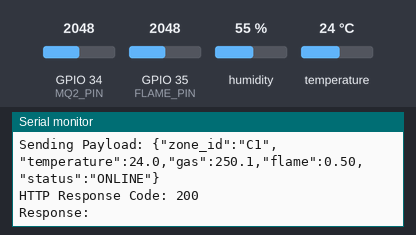
A sketch run on a simulated ESP32. Shown: the last lines printed to the serial monitor. The inputs (shaded band) are chosen by the test bench; at power-on: temperature 24 °C, GPIO 34 (MQ2_PIN) = 2048, GPIO 35 (FLAME_PIN) = 2048, humidity 55 %. WiFi joins after 1.5 s; servers stay silent unless stated; uploads are accepted with an empty reply.

Above: at 3.7 s.
3.8 s: temperature set to 12 °C
At 4.87 s:
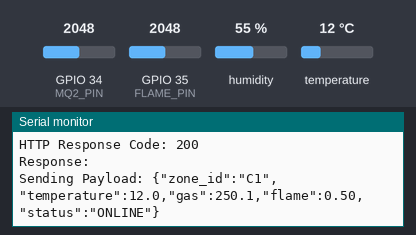
6.7 s: GPIO 34 (MQ2_PIN) set to 2866
At 8.5 s:
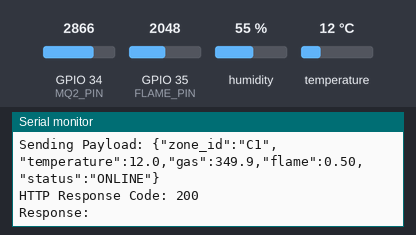
9.6 s: GPIO 35 (FLAME_PIN) set to 2866
At 12.3 s:
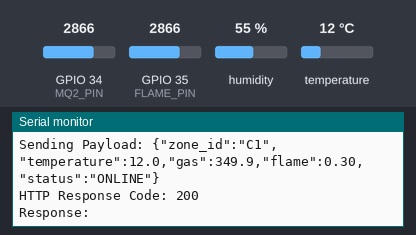
12.5 s: temperature set to 19 °C
At 14.5 s:
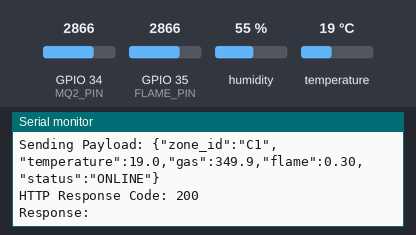
15.4 s: GPIO 34 (MQ2_PIN) set to 3972
At 16.5 s:
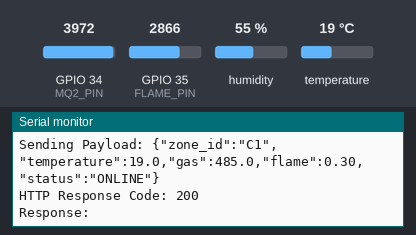
18.3 s: GPIO 35 (FLAME_PIN) set to 3972
At 21.6 s:
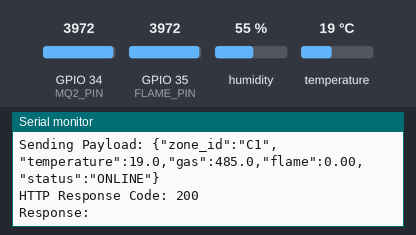
Timing chart, 0 to 22.2 s (numbered marks = the images above; inputs shaded):
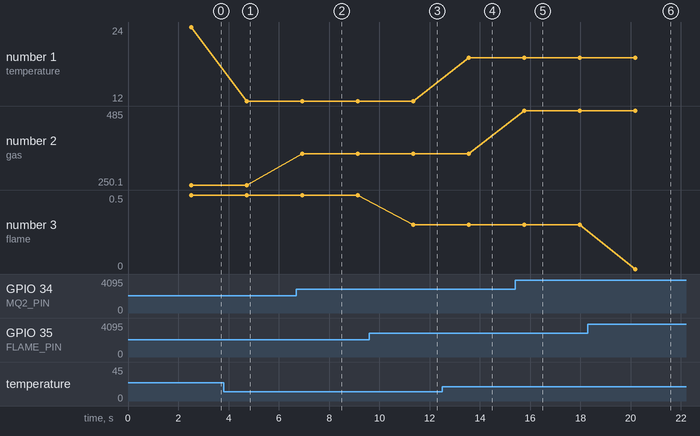

Measured:
- after the input at 3.8 s, the serial monitor: prints a new line after 0.92 s (image 1)
- after the input at 6.7 s, the serial monitor: prints a new line after 0.23 s (image 2)
- after the input at 9.6 s, the serial monitor: prints a new line after 1.7 s (image 3)
- after the input at 12.5 s, the serial monitor: prints a new line after 1.1 s (image 4)
- after the input at 15.4 s, the serial monitor: prints a new line after 0.36 s (image 5)
- after the input at 18.3 s, the serial monitor: prints a new line after 1.9 s (image 6)
- plotted number 1: 24 → 12 after the input at 3.8 s, 12 → 19 after the input at 12.5 s
- plotted number 2: 250.1 → 349.9 after the input at 6.7 s, 349.9 → 485 after the input at 15.4 s

The sketch:

esp32_sensor_node.ino
```cpp
/*
 * ==============================================================================
 * ResQRoute AI - ESP32 Telemetry Node (Arduino C++)
 * ==============================================================================
 * Reads DHT22 / DS18B20 (Temperature), MQ-2 (Smoke/Gas), and IR Flame Sensor.
 * Transmits JSON telemetry packet over WiFi HTTP POST to the FastAPI backend.
 *
 * Hardware Wiring:
 *   - DHT22 (Temperature) -> GPIO 4
 *   - MQ-2 Analog (Gas)   -> GPIO 34 (ADC1)
 *   - Flame Digital/ADC   -> GPIO 35 (ADC1)
 * ==============================================================================
 */

#include <WiFi.h>
#include <HTTPClient.h>
#include <DHT.h>

// WiFi Configuration
const char* WIFI_SSID     = "YOUR_WIFI_SSID";
const char* WIFI_PASSWORD = "YOUR_WIFI_PASSWORD";

// Backend API Configuration
const char* SERVER_URL    = "http://192.168.1.100:8000/telemetry"; // Change to your Server IP
const char* ZONE_ID       = "C1"; // Set specific Zone ID for this hardware node

// Pin Definitions
#define DHTPIN 4
#define DHTTYPE DHT22
#define MQ2_PIN 34
#define FLAME_PIN 35

DHT dht(DHTPIN, DHTTYPE);

void setup() {
  Serial.begin(115200);
  delay(1000);

  dht.begin();
  pinMode(MQ2_PIN, INPUT);
  pinMode(FLAME_PIN, INPUT);

  // Connect to WiFi
  Serial.print("Connecting to WiFi: ");
  Serial.println(WIFI_SSID);
  WiFi.begin(WIFI_SSID, WIFI_PASSWORD);

  while (WiFi.status() != WL_CONNECTED) {
    delay(500);
    Serial.print(".");
  }

  Serial.println("\nWiFi Connected! IP Address: ");
  Serial.println(WiFi.localIP());
}

void loop() {
  if (WiFi.status() == WL_CONNECTED) {
    // 1. Read Sensors
    float temperature = dht.readTemperature(); // Celsius
    int raw_gas = analogRead(MQ2_PIN);         // 0 - 4095 on ESP32
    int raw_flame = analogRead(FLAME_PIN);     // 0 - 4095

    // Normalize gas ADC to estimated ppm (example mapping)
    float gas_ppm = (raw_gas / 4095.0) * 500.0;

    // Normalize flame (Active LOW or normalized index)
    float flame_index = (4095.0 - raw_flame) / 4095.0; // 1.0 = intense flame, 0.0 = none
    if (flame_index < 0.2) flame_index = 0.0;

    // Handle sensor read failures
    const char* status = "ONLINE";
    if (isnan(temperature)) {
      temperature = 22.0;
      status = "DEGRADED";
    }

    // 2. Build JSON Payload
    String jsonPayload = "{";
    jsonPayload += "\"zone_id\":\"" + String(ZONE_ID) + "\",";
    jsonPayload += "\"temperature\":" + String(temperature, 1) + ",";
    jsonPayload += "\"gas\":" + String(gas_ppm, 1) + ",";
    jsonPayload += "\"flame\":" + String(flame_index, 2) + ",";
    jsonPayload += "\"status\":\"" + String(status) + "\"";
    jsonPayload += "}";

    Serial.print("Sending Payload: ");
    Serial.println(jsonPayload);

    // 3. Send HTTP POST Request
    HTTPClient http;
    http.begin(SERVER_URL);
    http.addHeader("Content-Type", "application/json");

    int httpResponseCode = http.POST(jsonPayload);

    if (httpResponseCode > 0) {
      String response = http.getString();
      Serial.print("HTTP Response Code: ");
      Serial.println(httpResponseCode);
      Serial.println("Response: " + response);
    } else {
      Serial.print("Error on sending POST: ");
      Serial.println(httpResponseCode);
    }

    http.end();
  } else {
    Serial.println("WiFi Disconnected. Reconnecting...");
    WiFi.reconnect();
  }

  // Send update every 2 seconds
  delay(2000);
}
```
